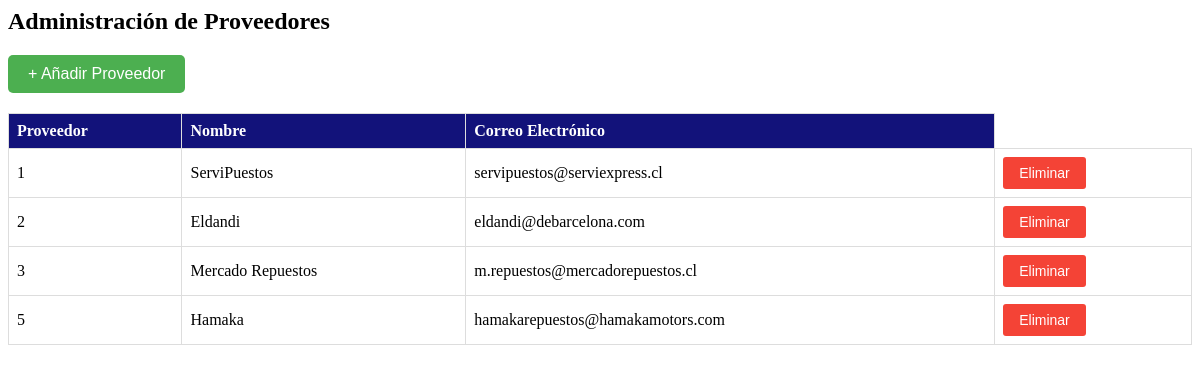
The app's page /adm_proveedores/, older data.
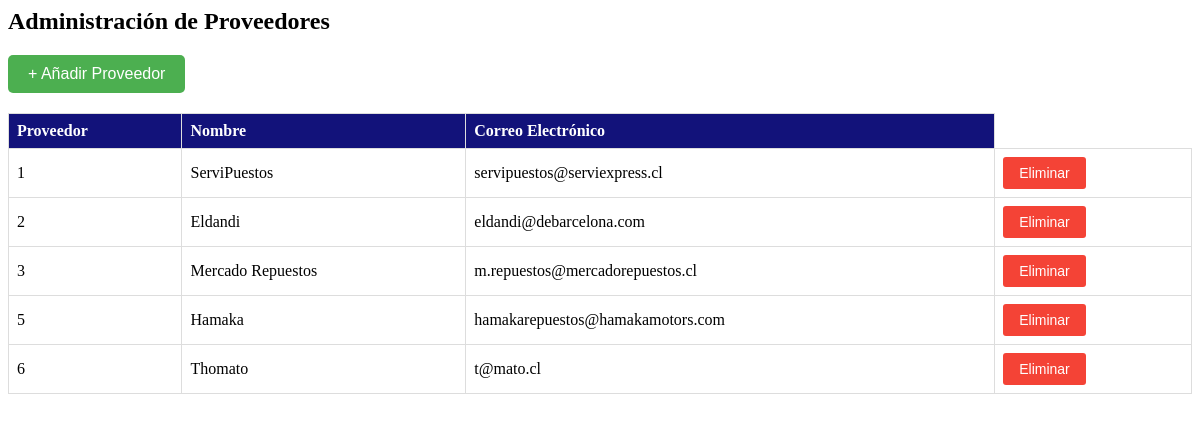
The same page, newer data.
### myapp/models.py (models this page shows, shortened)
class Proveedor(models.Model):
    pro_id= models.AutoField(primary_key=True)
    pro_nom= models.CharField(max_length=20, null=False)
    pro_mail= models.EmailField(null=False)

### myapp/views.py (the view)
# urls.py: path('adm_proveedores/', views.adm_proveedores, name='adm_proveedores'),
def adm_proveedores(request):
    proveedores = Proveedor.objects.all()
    return render(request, 'admin/adm_proveedores.html', {'proveedores': proveedores})

### myapp/context_processor.py (called while the page is built)
def totalCarrito(request):
    total = 0
    if "carrito" in request.session.keys():
        for key, value in request.session["carrito"].items():
            total += (value["acumulado"])
    return {"totalCarrito": total}

### myapp/templates/admin/adm_proveedores.html (shortened to what this page needs)
<h2>Administración de Proveedores</h2>
<button id="add-proveedor-btn" class="add-proveedor-button">
  + Añadir Proveedor
</button>
<div class="col-md-12">
<table class="proveedor-table">
  <thead>
    <tr>
      <th>Proveedor</th>
      <th>Nombre</th>
      <th>Correo Electrónico</th>
    </tr>
  </thead>
  <tbody>
    {% for proveedor in proveedores %}
    <tr>
      <td>{{ proveedor.pro_id }}</td>
      <td>{{ proveedor.pro_nom }}</td>
      <td>{{ proveedor.pro_mail }}</td>
      <td>
        <button
          class="delete-proveedor-btn"
          data-proveedor-id="{{ proveedor.pro_id }}"
        >
          Eliminar
        </button>
    </tr>
    {% endfor %}
  </tbody>
</table>
</div>

Row changes from the older to the newer data that the page shows:
added Proveedor: pro_id "6", pro_nom "Thomato", pro_mail "t@mato.cl"
